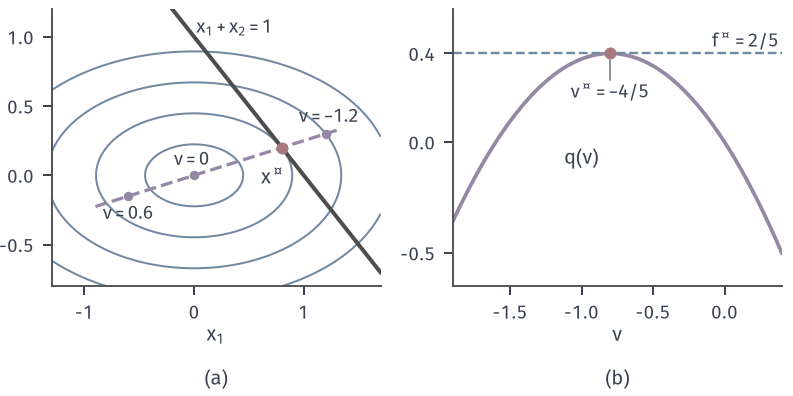

Recreate this plot in Python.
from pathlib import Path
import sys
ROOT = next(p for p in Path(__file__).resolve().parents if (p/'build.sh').is_file() and (p/'tex/book.tex').is_file())
sys.path.insert(0, str(ROOT/'figures/00-shared/mathematical-preliminaries-upper/00-shared/comprehension-figures'))
from support import figure, save, BLUE, GREEN, YELLOW, RED, PURPLE, INK, MUTED, GRID, BLUE_FILL, GREEN_FILL, YELLOW_FILL, RED_FILL, PURPLE_FILL
import numpy as np
HERE = Path(__file__).resolve().parent
STROKE = '#4C4D4F'
def panel(fig, left, right, top, bottom, wspace=.25):
    fig.set_layout_engine(None)
    H=fig.get_figheight()*25.4
    if len(fig.axes)>1: bottom=15.5/H
    fig.subplots_adjust(left=left, right=right, top=top, bottom=bottom, wspace=wspace)
def tag(fig, ax, s, y=None):
    p = ax.get_position(); fig.text((p.x0+p.x1)/2, 1.0/(fig.get_figheight()*25.4), s, ha='center', va='bottom')
def opt(ax, x=0, y=0, ms=4.8, z=7): ax.plot([x],[y],'o',ms=ms,color=RED,mew=0,zorder=z)
def dot(ax, x, y, c=GREEN, ms=4.2, z=6, m='o'): ax.plot([x],[y],m,ms=ms,color=c,mew=0,zorder=z)
def hollow(ax, x, y, c=BLUE, ms=4.4, z=7): ax.plot([x],[y],'o',ms=ms,mfc='white',mec=c,mew=1.0,zorder=z)

# min (x1^2+4x2^2)/2 s.t. x1+x2=1；内层解 x(nu)=(-nu,-nu/4)，q(nu)=-5nu^2/8-nu。
fig,(A,B)=figure(width_mm=112,height_mm=56,ncols=2)
panel(fig,.065,.985,.975,.22,wspace=.22)
x=np.linspace(-1.3,1.7,300);y=np.linspace(-.8,1.2,300);X,Y=np.meshgrid(x,y)
A.contour(X,Y,.5*(X**2+4*Y**2),levels=[.1,.4,.9,1.6],colors=BLUE,linewidths=.8)
A.plot(x,1-x,color=STROKE,lw=1.6)
nu=np.linspace(-1.3,.9,50);A.plot(-nu,-nu/4,color=PURPLE,lw=1.3,ls='--')
for v in (.6,0,-1.2): dot(A,-v,-v/4,PURPLE,ms=3.8)
for v,dx,dy,ha in ((.6,0,-.17,'center'),(0,-.02,.07,'center'),(-1.2,.03,.08,'center')): A.text(-v+dx,-v/4+dy,fr'$\nu={v:g}$',fontsize=7.5,ha=ha)
opt(A,.8,.2); A.text(.72,-.06,r'$x^\star$',color=INK,ha='center')
A.text(-.75,.98,'$x_1+x_2=1$',color=INK,fontsize=7.5,ha='left',va='bottom') if 0 else None
A.text(.02,1.03,'$x_1+x_2=1$',color=INK,fontsize=7.5)
A.set_xlim(-1.3,1.7);A.set_ylim(-.8,1.2);A.set_xticks([-1,0,1]);A.set_yticks([-.5,0,.5,1]);A.set_xlabel('$x_1$',labelpad=1);A.set_ylabel('$x_2$',labelpad=1)
N=np.linspace(-1.9,.4,300);B.plot(N,-5/8*N**2-N,color=PURPLE,lw=1.5)
B.axhline(.4,color=BLUE,lw=.95,ls='--');B.text(.38,.43,'$f^\\star=2/5$',ha='right',fontsize=7.5)
opt(B,-.8,.4); B.text(-.8,.2,r'$\nu^\star=-4/5$',ha='center',fontsize=7.5)
B.plot([-.8,-.8],[.28,.37],color=MUTED,lw=.6)
B.set_xlim(-1.9,.4);B.set_ylim(-.65,.6);B.set_xticks([-1.5,-1,-.5,0]);B.set_yticks([-.5,0,.4]);B.set_xlabel(r'$\nu$',labelpad=1);B.text(-1.0,-.1,r'$q(\nu)$',color=INK,ha='center')
for a,s in zip((A,B),('(a)','(b)')):tag(fig,a,s)
save(fig,HERE,'figure',{'q':'-5nu^2/8-nu','nu_star':-.8,'f_star':.4})
